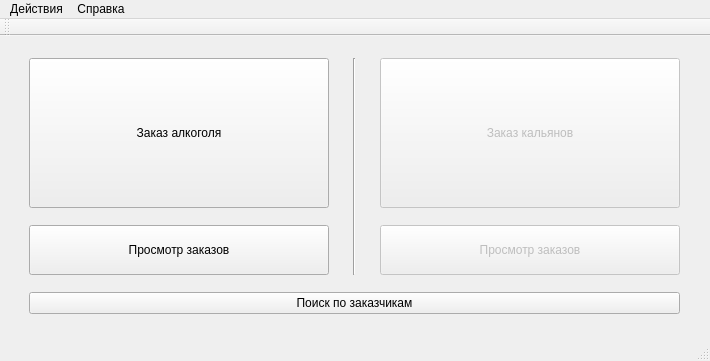
<?xml version="1.0" encoding="UTF-8"?>
<ui version="4.0">
 <class>MainWindow</class>
 <widget class="QMainWindow" name="MainWindow">
  <property name="geometry">
   <rect>
    <x>0</x>
    <y>0</y>
    <width>710</width>
    <height>361</height>
   </rect>
  </property>
  <property name="contextMenuPolicy">
   <enum>Qt::DefaultContextMenu</enum>
  </property>
  <property name="windowTitle">
   <string>Курьеры Нирваны</string>
  </property>
  <property name="windowIcon">
   <iconset resource="resnirvana.qrc">
    <normaloff>:/new/prefix1/logo.png</normaloff>:/new/prefix1/logo.png</iconset>
  </property>
  <widget class="QWidget" name="centralWidget">
   <layout class="QGridLayout" name="gridLayout">
    <item row="0" column="0">
     <widget class="QPushButton" name="pushButton">
      <property name="sizePolicy">
       <sizepolicy hsizetype="Fixed" vsizetype="Fixed">
        <horstretch>0</horstretch>
        <verstretch>0</verstretch>
       </sizepolicy>
      </property>
      <property name="minimumSize">
       <size>
        <width>300</width>
        <height>150</height>
       </size>
      </property>
      <property name="text">
       <string>Заказ алкоголя</string>
      </property>
     </widget>
    </item>
    <item row="0" column="1" rowspan="2">
     <widget class="Line" name="line">
      <property name="orientation">
       <enum>Qt::Vertical</enum>
      </property>
     </widget>
    </item>
    <item row="0" column="2">
     <widget class="QPushButton" name="pushButton_2">
      <property name="enabled">
       <bool>false</bool>
      </property>
      <property name="sizePolicy">
       <sizepolicy hsizetype="Fixed" vsizetype="Fixed">
        <horstretch>0</horstretch>
        <verstretch>0</verstretch>
       </sizepolicy>
      </property>
      <property name="minimumSize">
       <size>
        <width>300</width>
        <height>150</height>
       </size>
      </property>
      <property name="text">
       <string>Заказ кальянов</string>
      </property>
     </widget>
    </item>
    <item row="1" column="0">
     <widget class="QPushButton" name="pushButton_3">
      <property name="sizePolicy">
       <sizepolicy hsizetype="Fixed" vsizetype="Fixed">
        <horstretch>0</horstretch>
        <verstretch>0</verstretch>
       </sizepolicy>
      </property>
      <property name="minimumSize">
       <size>
        <width>300</width>
        <height>50</height>
       </size>
      </property>
      <property name="text">
       <string>Просмотр заказов</string>
      </property>
     </widget>
    </item>
    <item row="1" column="2">
     <widget class="QPushButton" name="pushButton_4">
      <property name="enabled">
       <bool>false</bool>
      </property>
      <property name="sizePolicy">
       <sizepolicy hsizetype="Fixed" vsizetype="Fixed">
        <horstretch>0</horstretch>
        <verstretch>0</verstretch>
       </sizepolicy>
      </property>
      <property name="minimumSize">
       <size>
        <width>300</width>
        <height>50</height>
       </size>
      </property>
      <property name="text">
       <string>Просмотр заказов</string>
      </property>
     </widget>
    </item>
    <item row="2" column="0" colspan="3">
     <widget class="QPushButton" name="pushButton_5">
      <property name="text">
       <string>Поиск по заказчикам</string>
      </property>
     </widget>
    </item>
   </layout>
  </widget>
  <widget class="QMenuBar" name="menuBar">
   <property name="geometry">
    <rect>
     <x>0</x>
     <y>0</y>
     <width>710</width>
     <height>21</height>
    </rect>
   </property>
   <widget class="QMenu" name="menu">
    <property name="title">
     <string>Действия</string>
    </property>
    <addaction name="action"/>
    <addaction name="separator"/>
    <addaction name="action_3"/>
   </widget>
   <widget class="QMenu" name="menu_2">
    <property name="title">
     <string>Справка</string>
    </property>
   </widget>
   <addaction name="menu"/>
   <addaction name="menu_2"/>
  </widget>
  <widget class="QToolBar" name="mainToolBar">
   <attribute name="toolBarArea">
    <enum>TopToolBarArea</enum>
   </attribute>
   <attribute name="toolBarBreak">
    <bool>false</bool>
   </attribute>
  </widget>
  <widget class="QStatusBar" name="statusBar"/>
  <action name="action">
   <property name="text">
    <string>Авторизация</string>
   </property>
  </action>
  <action name="action_3">
   <property name="text">
    <string>Выход</string>
   </property>
  </action>
 </widget>
 <layoutdefault spacing="6" margin="11"/>
 <resources>
  <include location="resnirvana.qrc"/>
 </resources>
 <connections/>
</ui>
